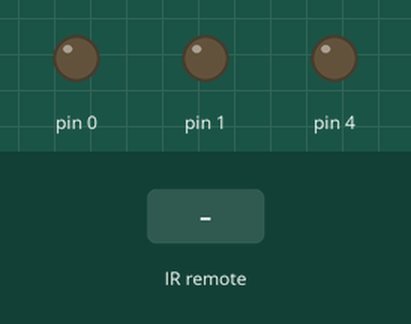
Recording of a sketch running on a simulated Arduino Uno, built with avr-gcc and run on an emulated ATmega328P. On the bench: output pins drawn as LEDs (lit = HIGH). Wiring (inferred from the names in the program): IR receiver: data pin 2. The inputs (shaded band) are chosen by the test bench.

Above: at 7.8 s.
7.9 s: infrared code 0x3D received
At 10.6 s:
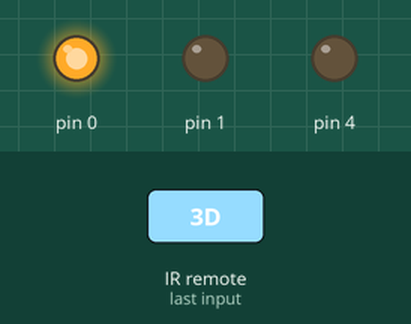
10.9 s: infrared code 0x3B received
At 13.7 s:
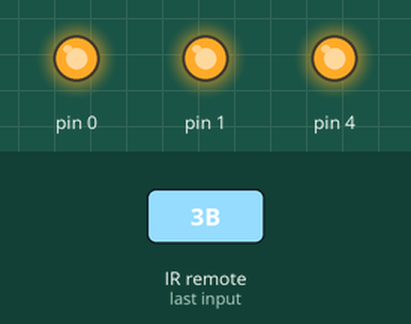
13.9 s: infrared code 0x3D received
At 17.0 s:
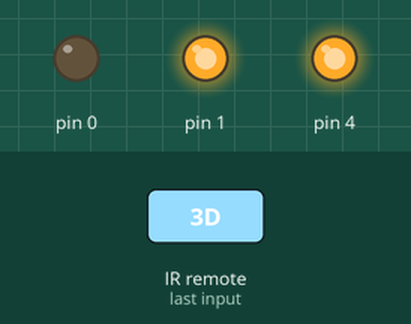
Timing chart, 0 to 18.5 s (numbered marks = the images above; inputs shaded):
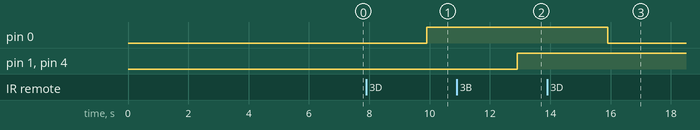

Measured:
- after the input at 7.9 s, pin 0: LOW → HIGH after 2.0 s
- after the input at 10.9 s, pin 1, pin 4: LOW → HIGH after 2.0 s
- after the input at 13.9 s, pin 0: HIGH → LOW after 2.0 s

The sketch:

LEDFloorLamp.ino
```cpp
#include "RC5.h"

int IR_PIN = 2;
unsigned long t0;
RC5 rc5(IR_PIN);
unsigned long softwareTimer=0;
unsigned long timeoutTimer=0;

unsigned char pwmValueBig_desired=0;
unsigned char pwmValueBig_actual=0;
unsigned char bigButtonLock=0;
unsigned char pwmValueLittle_desired=0;
unsigned char pwmValueLittle_actual=0;
unsigned char littleButtonLock=0;


void setup(void) {

  pinMode(4, OUTPUT);
  pinMode(1, OUTPUT);
  pinMode(0, OUTPUT);
  blinky(10);
}

void loop(void) {

  unsigned char toggle;
  unsigned char address;
  unsigned char command;
  if (rc5.read(&toggle, &address, &command))
  {
    //big Power on/off (green PowerButton)
    if(command==61&&bigButtonLock==0)
    {
      //lock powerbutton for at least 10*15ms
      bigButtonLock=10;
      if(pwmValueBig_actual==pwmValueBig_desired)
      {
        if(pwmValueBig_actual==0)
        pwmValueBig_desired=255;
        if(pwmValueBig_actual!=0)
        pwmValueBig_desired=0;
      }else
      {
        pwmValueBig_desired=pwmValueBig_actual;
      }
    }
    //big - (channel down)
    if(command==33)
    {
      if(pwmValueBig_desired-9>0)
      {
        pwmValueBig_desired-=9;
      }else
      {
        pwmValueBig_desired=0;
      }
    }
    //big + (channel up)
    if(command==32)
    {
      if(pwmValueBig_desired+10<255)
      {
        pwmValueBig_desired+=10;
      }else
      {
        pwmValueBig_desired=255;
      }
    }

    //little Power on/off (house symbol Button)
    if(command==59&&littleButtonLock==0)
    {
      //lock house button for at least 10*15ms
      littleButtonLock=10;
      if(pwmValueLittle_actual==pwmValueLittle_desired)
      {
        if(pwmValueLittle_actual==0)
        pwmValueLittle_desired=255;
        if(pwmValueLittle_actual!=0)
        pwmValueLittle_desired=0;
      }else
      {
        pwmValueLittle_desired=pwmValueLittle_actual;
      }
    }
    //little - (Volume -)
    if(command==17)
    {
      if(pwmValueLittle_desired-9>0)
      {
        pwmValueLittle_desired-=9;
      }else
      {
        pwmValueLittle_desired=0;
      }
    }
    //little + (Volume +)
    if(command==16)
    {
      if(pwmValueLittle_desired+10<255)
      {
        pwmValueLittle_desired+=10;
      }else
      {
        pwmValueLittle_desired=255;
      }
    }
    //switch off
    if(command==0) timeoutTimer=0;
    //10min
    if(command==1) timeoutTimer=40000;
    //20min
    if(command==2) timeoutTimer=80000;
    if(command==3) timeoutTimer=120000;
    if(command==4) timeoutTimer=160000;
    if(command==5) timeoutTimer=200000;
    if(command==6) timeoutTimer=240000;
    if(command==7) timeoutTimer=280000;
    if(command==8) timeoutTimer=320000;
    if(command==9) timeoutTimer=360000;
  }

  /*this whole block is called every 15.000ms*******************************/
  if((micros()-softwareTimer)>15000)
  {
    softwareTimer=micros();
    if(bigButtonLock) bigButtonLock--;
    if(littleButtonLock) littleButtonLock--;
    //convience timer to timeout all LEDs after xxx minutes
    if(timeoutTimer) timeoutTimer--;
    if(timeoutTimer==1)
    {
      timeoutTimer=0;
      pwmValueBig_desired=0;
      pwmValueLittle_desired=0;
    }

    if(pwmValueBig_actual<pwmValueBig_desired)
    {
      pwmValueBig_actual++;
    }
    if(pwmValueBig_actual>pwmValueBig_desired)
    {
      pwmValueBig_actual--;
    }

    if(pwmValueLittle_actual<pwmValueLittle_desired)
    {
      pwmValueLittle_actual++;
    }
    if(pwmValueLittle_actual>pwmValueLittle_desired)
    {
      pwmValueLittle_actual--;
    }
  }


  /*PWM OUT*******************************/
  if(pwmValueBig_actual!=0)
  {
    pinMode(0, OUTPUT);
    //PIN 0 = PWM output big
    analogWrite(0,pwmValueBig_actual);
  }else
  {
    digitalWrite(0, LOW);
  }
  if(pwmValueLittle_actual!=0)
  {
    pinMode(4, OUTPUT);
    //PIN 0 = PWM output big
    analogWrite(4,pwmValueLittle_actual);
  }else
  {
    digitalWrite(4, LOW);
  }

  //PIN 1 = PWM output little to LED
  analogWrite(1,pwmValueLittle_actual);


}

void blinky(int times)
{
  times++;
  for(int i=0;i<times;i++)
  {
  //write pwm value 2 to PIN 1,4
  analogWrite(1,2);
  analogWrite(4,2);
  delay(300);
  //write pwm value 0 to PIN 1,4
  analogWrite(1,0);
  analogWrite(4,0);
  delay(300);
  }
}
```

RC5.cpp
```cpp
// (licence header left out)
#include "RC5.h"

#define MIN_SHORT  444
#define MAX_SHORT 1333
#define MIN_LONG  1334
#define MAX_LONG  2222

/*
 * These step by two because it makes it
 * possible to use the values as bit-shift counters
 * when making state-machine transitions.  States
 * are encoded as 2 bits, so we step by 2.
 */
#define EVENT_SHORTSPACE  0
#define EVENT_SHORTPULSE  2
#define EVENT_LONGSPACE   4
#define EVENT_LONGPULSE   6

#define STATE_START1 0
#define STATE_MID1   1
#define STATE_MID0   2
#define STATE_START0 3

/*
 * definitions for parsing the bitstream into
 * discrete parts.  14 bits are parsed as:
 * [S1][S2][T][A A A A A][C C C C C C]
 * Bits are transmitted MSbit first.
 */
#define S2_MASK       0x1000  // 1 bit
#define S2_SHIFT      12
#define TOGGLE_MASK   0x0800  // 1 bit
#define TOGGLE_SHIFT  11
#define ADDRESS_MASK  0x7C0  //  5 bits
#define ADDRESS_SHIFT 6
#define COMMAND_MASK  0x003F //  low 6 bits
#define COMMAND_SHIFT 0


/* trans[] is a table of transitions, indexed by
 * the current state.  Each byte in the table
 * represents a set of 4 possible next states,
 * packed as 4 x 2-bit values: 8 bits DDCCBBAA,
 * where AA are the low two bits, and
 *   AA = short space transition
 *   BB = short pulse transition
 *   CC = long space transition
 *   DD = long pulse transition
 *
 * If a transition does not change the state,
 * an error has occured and the state machine should
 * reset.
 *
 * The transition table is:
 * 00 00 00 01  from state 0: short space->1
 * 10 01 00 01  from state 1: short pulse->0, long pulse->2
 * 10 01 10 11  from state 2: short space->3, long space->1
 * 11 11 10 11  from state 3: short pulse->2
 */
const unsigned char trans[] = {0x01,
                               0x91,
                               0x9B,
                               0xFB};

RC5::RC5(unsigned char pin)
{
    this->pin = pin;
    pinMode(pin, INPUT_PULLUP);
    this->reset();
}

void RC5::reset()
{
    this->state = STATE_MID1;
    this->bits = 1;  // emit a 1 at start - see state machine graph
    this->command = 1;
    this->time0 = micros();
}

void RC5::decodePulse(unsigned char signal, unsigned long period)
{
    if (period >= MIN_SHORT && period <= MAX_SHORT) {
        this->decodeEvent(signal ? EVENT_SHORTPULSE : EVENT_SHORTSPACE);
    } else if (period >= MIN_LONG && period <= MAX_LONG) {
        this->decodeEvent(signal ? EVENT_LONGPULSE : EVENT_LONGSPACE);
    } else {
        // time period out of range, reset
        this->reset();
    }
}

void RC5::decodeEvent(unsigned char event)
{
    // find next state, 2 bits
    unsigned char newState = (trans[this->state]>>event) & 0x3;
    if (newState==this->state) {
        // no state change indicates error, reset
        this->reset();
    } else {
        this->state = newState;
        if (newState == STATE_MID0) {
            // always emit 0 when entering mid0 state
            this->command = (this->command<<1)+0;
            this->bits++;
        } else if (newState == STATE_MID1) {
            // always emit 1 when entering mid1 state
            this->command = (this->command<<1)+1;
            this->bits++;
        }
    }
}

bool RC5::read(unsigned int *message)
{
    /* Note that the input value read is inverted from the theoretical signal,
       ie we get 1 while no signal present, pulled to 0 when a signal is detected.
       So when the value changes, the inverted value that we get from reading the pin
       is equal to the theoretical (uninverted) signal value of the time period that
       has just ended.
    */
    int value = digitalRead(this->pin);

    if (value != this->lastValue) {
        unsigned long time1 = micros();
        unsigned long elapsed = time1-this->time0;
        this->time0 = time1;
        this->lastValue = value;
        this->decodePulse(value, elapsed);
    }

    if (this->bits == 14) {
        *message = this->command;
        this->command = 0;
        this->bits = 0;
        return true;
    } else {
        return false;
    }
}

bool RC5::read(unsigned char *toggle, unsigned char *address, unsigned char *command)
{
    unsigned int message;
    if (this->read(&message)) {
        *toggle  = (message & TOGGLE_MASK ) >> TOGGLE_SHIFT;
        *address = (message & ADDRESS_MASK) >> ADDRESS_SHIFT;

        // Support for extended RC5:
        // to get extended command, invert S2 and shift into command's 7th bit
        unsigned char extended;
        extended = (~message & S2_MASK) >> (S2_SHIFT - 7);
        *command = ((message & COMMAND_MASK) >> COMMAND_SHIFT) | extended;

        return true;
    } else {
        return false;
    }
}
```

RC5.h
```cpp
// (licence header left out)
#ifndef RC5_h
#define RC5_h

#include <Arduino.h>

class RC5
{
 public:
    unsigned char pin;
    unsigned char state;
    unsigned long time0;
    unsigned long lastValue;
    unsigned int bits;
    unsigned int command;

    RC5(unsigned char pin);
    void reset();
    bool read(unsigned int *message);
    bool read(unsigned char *toggle, unsigned char *address, unsigned char *command);
    void decodeEvent(unsigned char event);
    void decodePulse(unsigned char signal, unsigned long period);
};

#endif // RC5_h
```
